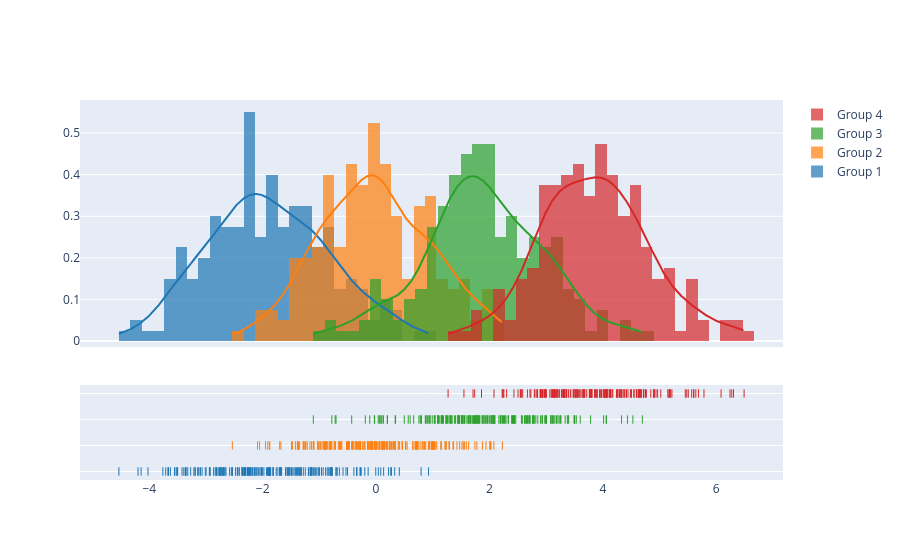

This figure's notebook cell:
### Code cell
import plotly.figure_factory as ff

# Add histogram data
x1 = np.random.randn(200) - 2
x2 = np.random.randn(200)
x3 = np.random.randn(200) + 2
x4 = np.random.randn(200) + 4

# Group data together
hist_data = [x1, x2, x3, x4]

group_labels = ['Group 1', 'Group 2', 'Group 3', 'Group 4']

# Create distplot with custom bin_size
fig = ff.create_distplot(hist_data, group_labels, bin_size=.2)
fig.show()

### Figure 1 — Plotly figure (JSON) as saved in the notebook; plotly's stock layout.template omitted (floating-point values rounded to 4 significant figures; data arrays with more than 128 entries replaced by an {"elided": "..."} marker saying what was removed)
{"data": [{"autobinx": false, "histnorm": "probability density", "legendgroup": "Group 1", "marker": {"color": "rgb(31, 119, 180)"}, "name": "Group 1", "opacity": 0.7, "type": "histogram", "x": {"elided": "200 float values"}, "xaxis": "x", "xbins": {"end": 0.9251, "size": 0.2, "start": -4.536}, "yaxis": "y"}, {"autobinx": false, "histnorm": "probability density", "legendgroup": "Group 2", "marker": {"color": "rgb(255, 127, 14)"}, "name": "Group 2", "opacity": 0.7, "type": "histogram", "x": {"elided": "200 float values"}, "xaxis": "x", "xbins": {"end": 2.228, "size": 0.2, "start": -2.535}, "yaxis": "y"}, {"autobinx": false, "histnorm": "probability density", "legendgroup": "Group 3", "marker": {"color": "rgb(44, 160, 44)"}, "name": "Group 3", "opacity": 0.7, "type": "histogram", "x": {"elided": "200 float values"}, "xaxis": "x", "xbins": {"end": 4.697, "size": 0.2, "start": -1.106}, "yaxis": "y"}, {"autobinx": false, "histnorm": "probability density", "legendgroup": "Group 4", "marker": {"color": "rgb(214, 39, 40)"}, "name": "Group 4", "opacity": 0.7, "type": "histogram", "x": {"elided": "200 float values"}, "xaxis": "x", "xbins": {"end": 6.492, "size": 0.2, "start": 1.271}, "yaxis": "y"}, {"legendgroup": "Group 1", "marker": {"color": "rgb(31, 119, 180)"}, "mode": "lines", "name": "Group 1", "showlegend": false, "type": "scatter", "x": {"elided": "500 float values"}, "xaxis": "x", "y": {"elided": "500 float values"}, "yaxis": "y"}, {"legendgroup": "Group 2", "marker": {"color": "rgb(255, 127, 14)"}, "mode": "lines", "name": "Group 2", "showlegend": false, "type": "scatter", "x": {"elided": "500 float values"}, "xaxis": "x", "y": {"elided": "500 float values"}, "yaxis": "y"}, {"legendgroup": "Group 3", "marker": {"color": "rgb(44, 160, 44)"}, "mode": "lines", "name": "Group 3", "showlegend": false, "type": "scatter", "x": {"elided": "500 float values"}, "xaxis": "x", "y": {"elided": "500 float values"}, "yaxis": "y"}, {"legendgroup": "Group 4", "marker": {"color": "rgb(214, 39, 40)"}, "mode": "lines", "name": "Group 4", "showlegend": false, "type": "scatter", "x": {"elided": "500 float values"}, "xaxis": "x", "y": {"elided": "500 float values"}, "yaxis": "y"}, {"legendgroup": "Group 1", "marker": {"color": "rgb(31, 119, 180)", "symbol": "line-ns-open"}, "mode": "markers", "name": "Group 1", "showlegend": false, "type": "scatter", "x": {"elided": "200 float values"}, "xaxis": "x", "y": {"elided": "200 str values"}, "yaxis": "y2"}, {"legendgroup": "Group 2", "marker": {"color": "rgb(255, 127, 14)", "symbol": "line-ns-open"}, "mode": "markers", "name": "Group 2", "showlegend": false, "type": "scatter", "x": {"elided": "200 float values"}, "xaxis": "x", "y": {"elided": "200 str values"}, "yaxis": "y2"}, {"legendgroup": "Group 3", "marker": {"color": "rgb(44, 160, 44)", "symbol": "line-ns-open"}, "mode": "markers", "name": "Group 3", "showlegend": false, "type": "scatter", "x": {"elided": "200 float values"}, "xaxis": "x", "y": {"elided": "200 str values"}, "yaxis": "y2"}, {"legendgroup": "Group 4", "marker": {"color": "rgb(214, 39, 40)", "symbol": "line-ns-open"}, "mode": "markers", "name": "Group 4", "showlegend": false, "type": "scatter", "x": {"elided": "200 float values"}, "xaxis": "x", "y": {"elided": "200 str values"}, "yaxis": "y2"}], "layout": {"barmode": "overlay", "hovermode": "closest", "legend": {"traceorder": "reversed"}, "xaxis": {"anchor": "y2", "domain": [0.0, 1.0], "zeroline": false}, "yaxis": {"anchor": "free", "domain": [0.35, 1], "position": 0.0}, "yaxis2": {"anchor": "x", "domain": [0, 0.25], "dtick": 1, "showticklabels": false}}}
